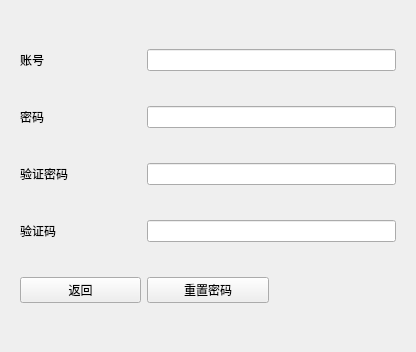
<?xml version="1.0" encoding="UTF-8"?>
<ui version="4.0">
 <class>ForgetFrom</class>
 <widget class="QWidget" name="ForgetFrom">
  <property name="geometry">
   <rect>
    <x>0</x>
    <y>0</y>
    <width>416</width>
    <height>352</height>
   </rect>
  </property>
  <property name="windowTitle">
   <string>Form</string>
  </property>
  <layout class="QGridLayout" name="gridLayout">
   <item row="0" column="0">
    <widget class="QWidget" name="widget" native="true">
     <layout class="QGridLayout" name="gridLayout_2">
      <item row="4" column="1">
       <widget class="QPushButton" name="pushButton_2">
        <property name="text">
         <string>重置密码</string>
        </property>
       </widget>
      </item>
      <item row="2" column="0">
       <widget class="QLabel" name="label_4">
        <property name="text">
         <string>验证密码</string>
        </property>
       </widget>
      </item>
      <item row="3" column="1" colspan="2">
       <widget class="QLineEdit" name="lineEdit_4"/>
      </item>
      <item row="3" column="0">
       <widget class="QLabel" name="label_3">
        <property name="text">
         <string>验证码</string>
        </property>
       </widget>
      </item>
      <item row="4" column="0">
       <widget class="QPushButton" name="pushButton">
        <property name="text">
         <string>返回</string>
        </property>
       </widget>
      </item>
      <item row="0" column="1" colspan="2">
       <widget class="QLineEdit" name="lineEdit"/>
      </item>
      <item row="1" column="0">
       <widget class="QLabel" name="label_2">
        <property name="text">
         <string>密码</string>
        </property>
       </widget>
      </item>
      <item row="2" column="1" colspan="2">
       <widget class="QLineEdit" name="lineEdit_3"/>
      </item>
      <item row="1" column="1" colspan="2">
       <widget class="QLineEdit" name="lineEdit_2"/>
      </item>
      <item row="0" column="0">
       <widget class="QLabel" name="label">
        <property name="text">
         <string>账号</string>
        </property>
       </widget>
      </item>
     </layout>
    </widget>
   </item>
  </layout>
 </widget>
 <resources/>
 <connections/>
</ui>
